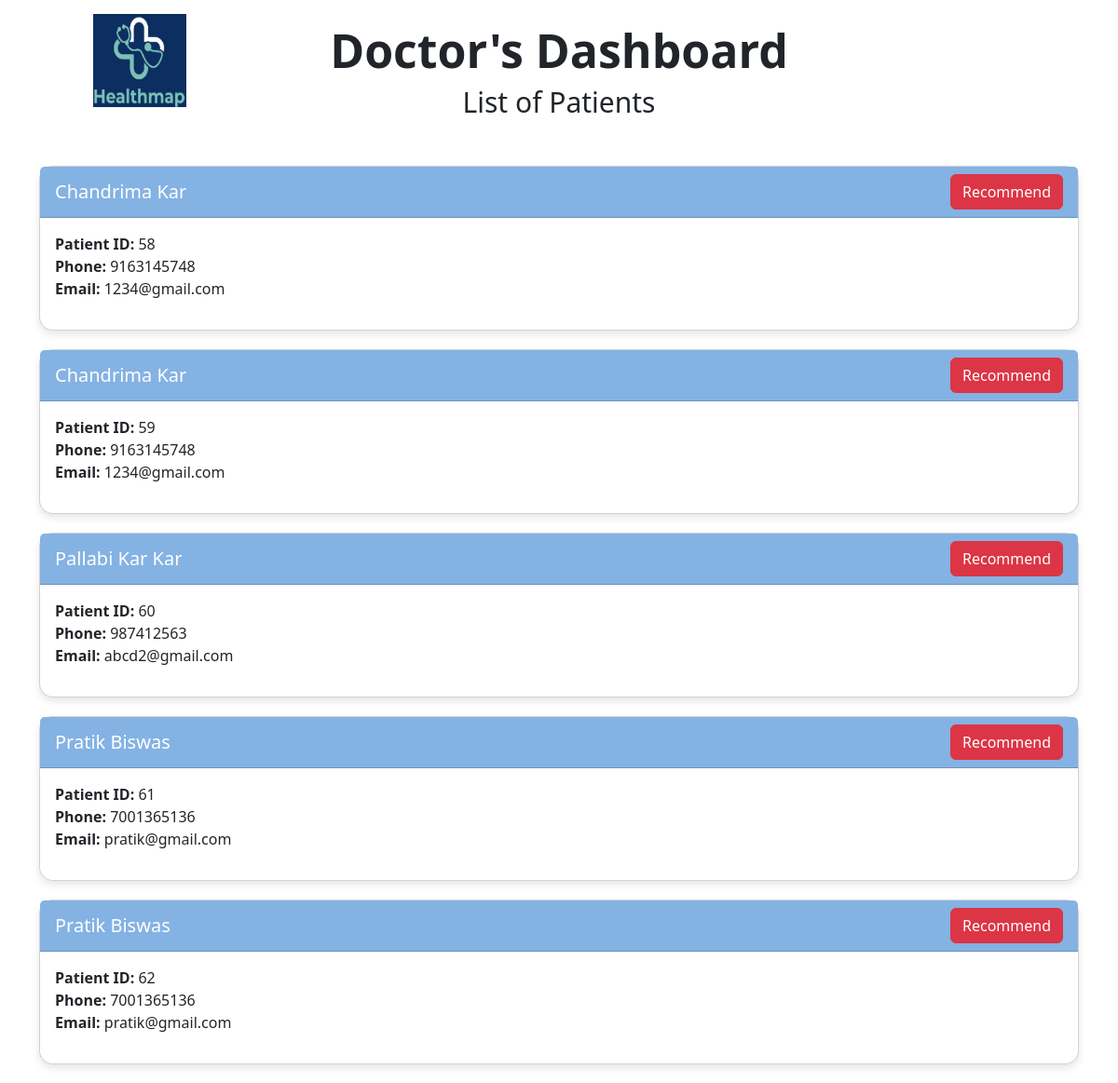
/data, run on an earlier commit of the app's database.
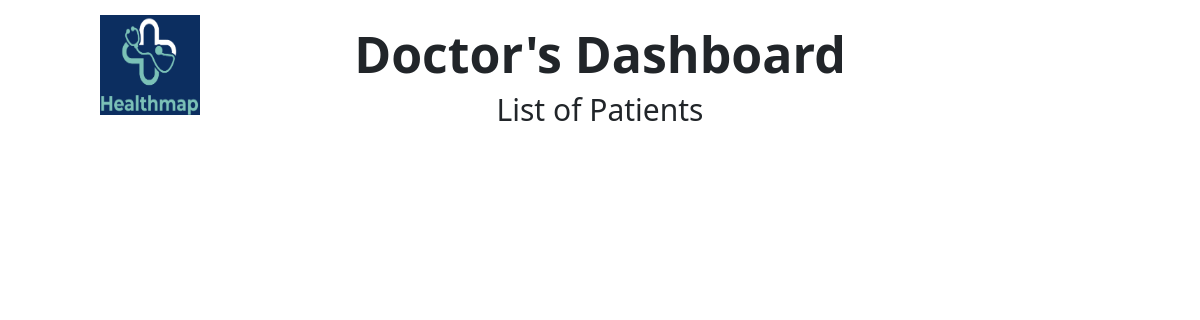
And on a later commit of the database.
### app.py (models this page shows)
class Symptoms(db.Model):
    __tablename__ = 'symptoms'
    id = db.Column(db.Integer, primary_key=True, nullable=False, autoincrement=True, unique=True)
    fname = db.Column(db.String(30), nullable=False)
    lname = db.Column(db.String(30), nullable=False)
    phone = db.Column(db.String(13), nullable=False)
    email = db.Column(db.String(40), nullable=False)
    symp1 = db.Column(db.String(30), nullable=False)
    symp2 = db.Column(db.String(30))
    symp3 = db.Column(db.String(30))
    symp4 = db.Column(db.String(30))

### app.py (the view)
@app.route("/data")
def data():
    user_data = Symptoms.query.all()
    disease=Disease.query.all()
    description=Description.query.all()
    precautions = Precautions.query.all()
    medications=Medications.query.all()
    workout=Workout.query.all()
    diet=Diet.query.all()
    return render_template("doctors.html", user_data=user_data,disease=disease,description=description, precautions=precautions, medications=medications,workout=workout,diet=diet)

### templates/doctors.html (shortened to what this page needs)
<!DOCTYPE html>
<html lang="en">
  <head>
    <link
      href="https://cdn.jsdelivr.net/npm/bootstrap@5.3.3/dist/css/bootstrap.min.css"
      rel="stylesheet"
    />
  </head>
  <body>
    <div class="">
      <div style="position: absolute; left: 100px; top: 15px">
        <img
          src="../static/img/logo6.png"
          alt="logo"
          style="border-radius: 0px; width: 100px; height: 100px"
        />
      </div>
      <h1
        class="mb-2 mt-4 text-center"
        style="font-weight: 700; font-size: 50px"
      >
        Doctor's Dashboard
      </h1>
      <h2 class="mb-4 text-center" style="font-weight: 300; font-size: 30px">
        List of Patients
      </h2>
      <div class="container">
        {% for data in user_data %}
        <div class="card">
          <div class="card-header">
            {{ data.fname }} {{ data.lname }}
            <button
              class="btn btn-danger"
              onclick="toggleRecommendation('{{ data.id }}')"
            >
              Recommend
            </button>
          </div>
          <div class="card-body">
            <p class="card-text">
              <strong>Patient ID:</strong> {{ data.id }}<br />
              <strong>Phone:</strong> {{ data.phone }}<br />
              <strong>Email:</strong> {{ data.email }}<br />
            </p>
          </div>
        </div>
        {% endfor %}
      </div>
    </div>
  </body>
</html>

### templates/doctors.html (style rules this page uses)
body { margin: 0; padding: 0; }

What changed in the data, as far as the page shows it:
removed Symptoms: fname "Chandrima", lname "Kar", id "58", phone "9163145748", email "1234@gmail.com"
removed Symptoms: fname "Chandrima", lname "Kar", id "59", phone "9163145748", email "1234@gmail.com"
removed Symptoms: fname "Pallabi Kar", lname "Kar", id "60", phone "987412563", email "abcd2@gmail.com"
removed Symptoms: fname "Pratik", lname "Biswas", id "61", phone "7001365136", email "pratik@gmail.com"
removed Symptoms: fname "Pratik", lname "Biswas", id "62", phone "7001365136", email "pratik@gmail.com"
